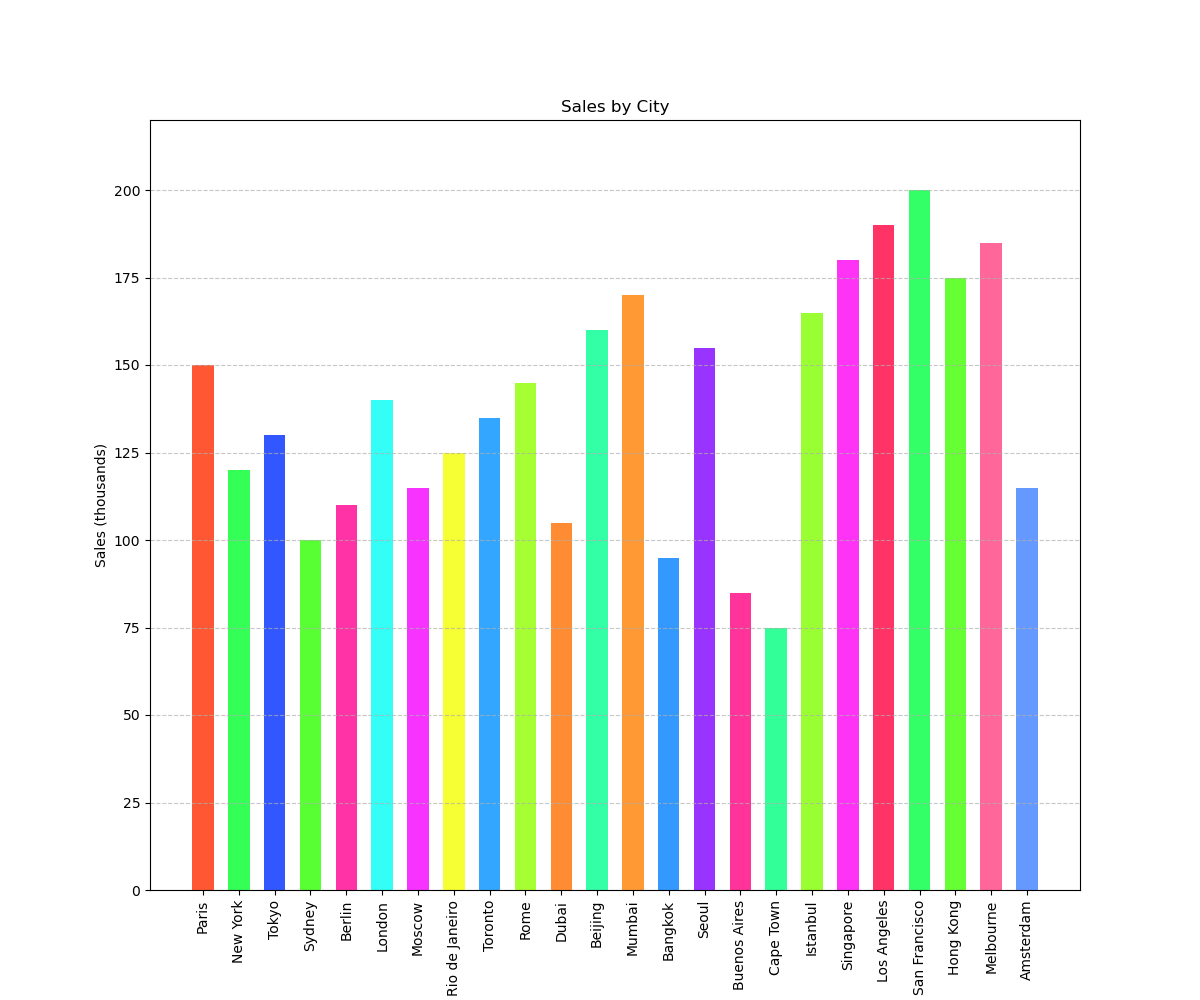

The script that drew this image:

import matplotlib.pyplot as plt

locations = ['Paris', 'New York', 'Tokyo', 'Sydney', 'Berlin', 'London', 'Moscow', 'Rio de Janeiro', 'Toronto', 'Rome', 'Dubai', 'Beijing', 'Mumbai', 'Bangkok', 'Seoul', 'Buenos Aires', 'Cape Town', 'Istanbul', 'Singapore', 'Los Angeles', 'San Francisco', 'Hong Kong', 'Melbourne', 'Amsterdam']
sales = [150, 120, 130, 100, 110, 140, 115, 125, 135, 145, 105, 160, 170, 95, 155, 85, 75, 165, 180, 190, 200, 175, 185, 115]
colors = ['#FF5733', '#33FF57', '#3357FF', '#57FF33', '#FF33A6', '#33FFF6', '#F633FF', '#F6FF33', '#33A6FF', '#A6FF33', '#FF8C33', '#33FFA6', '#FF9933', '#3399FF', '#9933FF', '#FF3399', '#33FF99', '#99FF33', '#FF33F6', '#FF3366', '#33FF66', '#66FF33', '#FF6699', '#6699FF']

plt.figure(figsize=(12, 10))
plt.bar(locations, sales, color=colors, width=0.6)
plt.ylabel('Sales (thousands)')
plt.title('Sales by City')
plt.ylim(0, max(sales) + 20)
plt.grid(axis='y', linestyle='--', alpha=0.7)
plt.xticks(rotation=90)
plt.show()
